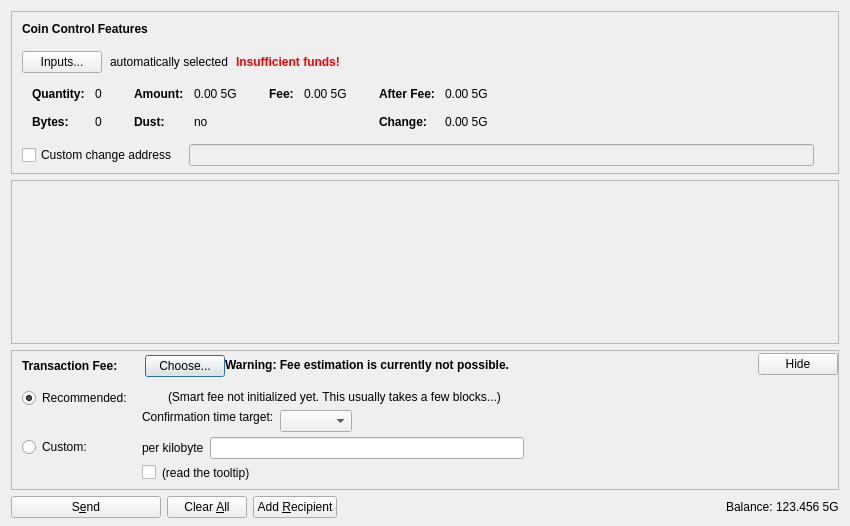
<?xml version="1.0" encoding="UTF-8"?>
<ui version="4.0">
 <class>SendCoinsDialog</class>
 <widget class="QDialog" name="SendCoinsDialog">
  <property name="geometry">
   <rect>
    <x>0</x>
    <y>0</y>
    <width>850</width>
    <height>526</height>
   </rect>
  </property>
  <property name="windowTitle">
   <string>Send Coins</string>
  </property>
  <layout class="QVBoxLayout" name="verticalLayout" stretch="0,1,0,0">
   <property name="bottomMargin">
    <number>8</number>
   </property>
   <item>
    <widget class="QFrame" name="frameCoinControl">
     <property name="sizePolicy">
      <sizepolicy hsizetype="Expanding" vsizetype="Expanding">
       <horstretch>0</horstretch>
       <verstretch>0</verstretch>
      </sizepolicy>
     </property>
     <property name="maximumSize">
      <size>
       <width>16777215</width>
       <height>16777215</height>
      </size>
     </property>
     <property name="frameShape">
      <enum>QFrame::StyledPanel</enum>
     </property>
     <property name="frameShadow">
      <enum>QFrame::Sunken</enum>
     </property>
     <layout class="QVBoxLayout" name="verticalLayoutCoinControl2">
      <property name="spacing">
       <number>0</number>
      </property>
      <property name="leftMargin">
       <number>0</number>
      </property>
      <property name="topMargin">
       <number>0</number>
      </property>
      <property name="rightMargin">
       <number>0</number>
      </property>
      <property name="bottomMargin">
       <number>6</number>
      </property>
      <item>
       <layout class="QVBoxLayout" name="verticalLayoutCoinControl" stretch="0,0,0,0,1">
        <property name="spacing">
         <number>0</number>
        </property>
        <property name="leftMargin">
         <number>10</number>
        </property>
        <property name="topMargin">
         <number>10</number>
        </property>
        <item>
         <layout class="QHBoxLayout" name="horizontalLayoutCoinControl1">
          <property name="bottomMargin">
           <number>15</number>
          </property>
          <item>
           <widget class="QLabel" name="labelCoinControlFeatures">
            <property name="sizePolicy">
             <sizepolicy hsizetype="Preferred" vsizetype="Maximum">
              <horstretch>0</horstretch>
              <verstretch>0</verstretch>
             </sizepolicy>
            </property>
            <property name="font">
             <font>
              <weight>75</weight>
              <bold>true</bold>
             </font>
            </property>
            <property name="styleSheet">
             <string notr="true">font-weight:bold;</string>
            </property>
            <property name="text">
             <string>Coin Control Features</string>
            </property>
           </widget>
          </item>
         </layout>
        </item>
        <item>
         <layout class="QHBoxLayout" name="horizontalLayoutCoinControl2" stretch="0,0,0,0">
          <property name="spacing">
           <number>8</number>
          </property>
          <property name="bottomMargin">
           <number>10</number>
          </property>
          <item>
           <widget class="QPushButton" name="pushButtonCoinControl">
            <property name="styleSheet">
             <string notr="true"/>
            </property>
            <property name="text">
             <string>Inputs...</string>
            </property>
            <property name="autoDefault">
             <bool>false</bool>
            </property>
           </widget>
          </item>
          <item>
           <widget class="QLabel" name="labelCoinControlAutomaticallySelected">
            <property name="text">
             <string>automatically selected</string>
            </property>
            <property name="margin">
             <number>5</number>
            </property>
           </widget>
          </item>
          <item>
           <widget class="QLabel" name="labelCoinControlInsuffFunds">
            <property name="font">
             <font>
              <weight>75</weight>
              <bold>true</bold>
             </font>
            </property>
            <property name="styleSheet">
             <string notr="true">color:red;font-weight:bold;</string>
            </property>
            <property name="text">
             <string>Insufficient funds!</string>
            </property>
            <property name="margin">
             <number>5</number>
            </property>
           </widget>
          </item>
          <item>
           <spacer name="horizontalSpacerCoinControl">
            <property name="orientation">
             <enum>Qt::Horizontal</enum>
            </property>
            <property name="sizeHint" stdset="0">
             <size>
              <width>40</width>
              <height>1</height>
             </size>
            </property>
           </spacer>
          </item>
         </layout>
        </item>
        <item>
         <widget class="QWidget" name="widgetCoinControl" native="true">
          <property name="sizePolicy">
           <sizepolicy hsizetype="Preferred" vsizetype="Preferred">
            <horstretch>0</horstretch>
            <verstretch>0</verstretch>
           </sizepolicy>
          </property>
          <property name="minimumSize">
           <size>
            <width>0</width>
            <height>0</height>
           </size>
          </property>
          <property name="styleSheet">
           <string notr="true"/>
          </property>
          <layout class="QHBoxLayout" name="horizontalLayoutCoinControl5">
           <property name="leftMargin">
            <number>0</number>
           </property>
           <property name="topMargin">
            <number>0</number>
           </property>
           <property name="rightMargin">
            <number>0</number>
           </property>
           <property name="bottomMargin">
            <number>0</number>
           </property>
           <item>
            <layout class="QHBoxLayout" name="horizontalLayoutCoinControl3" stretch="0,0,0,1">
             <property name="spacing">
              <number>20</number>
             </property>
             <property name="topMargin">
              <number>0</number>
             </property>
             <property name="bottomMargin">
              <number>10</number>
             </property>
             <item>
              <layout class="QFormLayout" name="formLayoutCoinControl1">
               <property name="horizontalSpacing">
                <number>10</number>
               </property>
               <property name="verticalSpacing">
                <number>14</number>
               </property>
               <property name="leftMargin">
                <number>10</number>
               </property>
               <property name="topMargin">
                <number>4</number>
               </property>
               <property name="rightMargin">
                <number>6</number>
               </property>
               <item row="0" column="0">
                <widget class="QLabel" name="labelCoinControlQuantityText">
                 <property name="font">
                  <font>
                   <weight>75</weight>
                   <bold>true</bold>
                  </font>
                 </property>
                 <property name="text">
                  <string>Quantity:</string>
                 </property>
                 <property name="margin">
                  <number>0</number>
                 </property>
                </widget>
               </item>
               <item row="0" column="1">
                <widget class="QLabel" name="labelCoinControlQuantity">
                 <property name="cursor">
                  <cursorShape>IBeamCursor</cursorShape>
                 </property>
                 <property name="contextMenuPolicy">
                  <enum>Qt::ActionsContextMenu</enum>
                 </property>
                 <property name="text">
                  <string notr="true">0</string>
                 </property>
                 <property name="margin">
                  <number>0</number>
                 </property>
                 <property name="textInteractionFlags">
                  <set>Qt::LinksAccessibleByMouse|Qt::TextSelectableByKeyboard|Qt::TextSelectableByMouse</set>
                 </property>
                </widget>
               </item>
               <item row="1" column="0">
                <widget class="QLabel" name="labelCoinControlBytesText">
                 <property name="font">
                  <font>
                   <weight>75</weight>
                   <bold>true</bold>
                  </font>
                 </property>
                 <property name="text">
                  <string>Bytes:</string>
                 </property>
                </widget>
               </item>
               <item row="1" column="1">
                <widget class="QLabel" name="labelCoinControlBytes">
                 <property name="cursor">
                  <cursorShape>IBeamCursor</cursorShape>
                 </property>
                 <property name="contextMenuPolicy">
                  <enum>Qt::ActionsContextMenu</enum>
                 </property>
                 <property name="text">
                  <string notr="true">0</string>
                 </property>
                 <property name="textInteractionFlags">
                  <set>Qt::LinksAccessibleByMouse|Qt::TextSelectableByKeyboard|Qt::TextSelectableByMouse</set>
                 </property>
                </widget>
               </item>
              </layout>
             </item>
             <item>
              <layout class="QFormLayout" name="formLayoutCoinControl2">
               <property name="horizontalSpacing">
                <number>10</number>
               </property>
               <property name="verticalSpacing">
                <number>14</number>
               </property>
               <property name="leftMargin">
                <number>6</number>
               </property>
               <property name="topMargin">
                <number>4</number>
               </property>
               <property name="rightMargin">
                <number>6</number>
               </property>
               <item row="0" column="0">
                <widget class="QLabel" name="labelCoinControlAmountText">
                 <property name="font">
                  <font>
                   <weight>75</weight>
                   <bold>true</bold>
                  </font>
                 </property>
                 <property name="text">
                  <string>Amount:</string>
                 </property>
                 <property name="margin">
                  <number>0</number>
                 </property>
                </widget>
               </item>
               <item row="0" column="1">
                <widget class="QLabel" name="labelCoinControlAmount">
                 <property name="cursor">
                  <cursorShape>IBeamCursor</cursorShape>
                 </property>
                 <property name="contextMenuPolicy">
                  <enum>Qt::ActionsContextMenu</enum>
                 </property>
                 <property name="text">
                  <string notr="true">0.00 5G</string>
                 </property>
                 <property name="textInteractionFlags">
                  <set>Qt::LinksAccessibleByMouse|Qt::TextSelectableByKeyboard|Qt::TextSelectableByMouse</set>
                 </property>
                </widget>
               </item>
               <item row="1" column="0">
                <widget class="QLabel" name="labelCoinControlLowOutputText">
                 <property name="font">
                  <font>
                   <weight>75</weight>
                   <bold>true</bold>
                  </font>
                 </property>
                 <property name="text">
                  <string>Dust:</string>
                 </property>
                </widget>
               </item>
               <item row="1" column="1">
                <widget class="QLabel" name="labelCoinControlLowOutput">
                 <property name="cursor">
                  <cursorShape>IBeamCursor</cursorShape>
                 </property>
                 <property name="contextMenuPolicy">
                  <enum>Qt::ActionsContextMenu</enum>
                 </property>
                 <property name="text">
                  <string notr="true">no</string>
                 </property>
                 <property name="textInteractionFlags">
                  <set>Qt::LinksAccessibleByMouse|Qt::TextSelectableByKeyboard|Qt::TextSelectableByMouse</set>
                 </property>
                </widget>
               </item>
              </layout>
             </item>
             <item>
              <layout class="QFormLayout" name="formLayoutCoinControl3">
               <property name="horizontalSpacing">
                <number>10</number>
               </property>
               <property name="verticalSpacing">
                <number>14</number>
               </property>
               <property name="leftMargin">
                <number>6</number>
               </property>
               <property name="topMargin">
                <number>4</number>
               </property>
               <property name="rightMargin">
                <number>6</number>
               </property>
               <item row="0" column="0">
                <widget class="QLabel" name="labelCoinControlFeeText">
                 <property name="font">
                  <font>
                   <weight>75</weight>
                   <bold>true</bold>
                  </font>
                 </property>
                 <property name="text">
                  <string>Fee:</string>
                 </property>
                 <property name="margin">
                  <number>0</number>
                 </property>
                </widget>
               </item>
               <item row="0" column="1">
                <widget class="QLabel" name="labelCoinControlFee">
                 <property name="cursor">
                  <cursorShape>IBeamCursor</cursorShape>
                 </property>
                 <property name="contextMenuPolicy">
                  <enum>Qt::ActionsContextMenu</enum>
                 </property>
                 <property name="text">
                  <string notr="true">0.00 5G</string>
                 </property>
                 <property name="textInteractionFlags">
                  <set>Qt::LinksAccessibleByMouse|Qt::TextSelectableByKeyboard|Qt::TextSelectableByMouse</set>
                 </property>
                </widget>
               </item>
              </layout>
             </item>
             <item>
              <layout class="QFormLayout" name="formLayoutCoinControl4">
               <property name="horizontalSpacing">
                <number>10</number>
               </property>
               <property name="verticalSpacing">
                <number>14</number>
               </property>
               <property name="leftMargin">
                <number>6</number>
               </property>
               <property name="topMargin">
                <number>4</number>
               </property>
               <property name="rightMargin">
                <number>6</number>
               </property>
               <item row="0" column="0">
                <widget class="QLabel" name="labelCoinControlAfterFeeText">
                 <property name="font">
                  <font>
                   <weight>75</weight>
                   <bold>true</bold>
                  </font>
                 </property>
                 <property name="text">
                  <string>After Fee:</string>
                 </property>
                 <property name="margin">
                  <number>0</number>
                 </property>
                </widget>
               </item>
               <item row="0" column="1">
                <widget class="QLabel" name="labelCoinControlAfterFee">
                 <property name="cursor">
                  <cursorShape>IBeamCursor</cursorShape>
                 </property>
                 <property name="contextMenuPolicy">
                  <enum>Qt::ActionsContextMenu</enum>
                 </property>
                 <property name="text">
                  <string notr="true">0.00 5G</string>
                 </property>
                 <property name="textInteractionFlags">
                  <set>Qt::LinksAccessibleByMouse|Qt::TextSelectableByKeyboard|Qt::TextSelectableByMouse</set>
                 </property>
                </widget>
               </item>
               <item row="1" column="0">
                <widget class="QLabel" name="labelCoinControlChangeText">
                 <property name="font">
                  <font>
                   <weight>75</weight>
                   <bold>true</bold>
                  </font>
                 </property>
                 <property name="text">
                  <string>Change:</string>
                 </property>
                </widget>
               </item>
               <item row="1" column="1">
                <widget class="QLabel" name="labelCoinControlChange">
                 <property name="cursor">
                  <cursorShape>IBeamCursor</cursorShape>
                 </property>
                 <property name="contextMenuPolicy">
                  <enum>Qt::ActionsContextMenu</enum>
                 </property>
                 <property name="text">
                  <string notr="true">0.00 5G</string>
                 </property>
                 <property name="textInteractionFlags">
                  <set>Qt::LinksAccessibleByMouse|Qt::TextSelectableByKeyboard|Qt::TextSelectableByMouse</set>
                 </property>
                </widget>
               </item>
              </layout>
             </item>
            </layout>
           </item>
          </layout>
         </widget>
        </item>
        <item>
         <layout class="QHBoxLayout" name="horizontalLayoutCoinControl4" stretch="0,0,0">
          <property name="spacing">
           <number>12</number>
          </property>
          <property name="sizeConstraint">
           <enum>QLayout::SetDefaultConstraint</enum>
          </property>
          <property name="topMargin">
           <number>5</number>
          </property>
          <property name="rightMargin">
           <number>5</number>
          </property>
          <item>
           <widget class="QCheckBox" name="checkBoxCoinControlChange">
            <property name="toolTip">
             <string>If this is activated, but the change address is empty or invalid, change will be sent to a newly generated address.</string>
            </property>
            <property name="text">
             <string>Custom change address</string>
            </property>
           </widget>
          </item>
          <item>
           <widget class="QValidatedLineEdit" name="lineEditCoinControlChange">
            <property name="enabled">
             <bool>false</bool>
            </property>
            <property name="sizePolicy">
             <sizepolicy hsizetype="Expanding" vsizetype="Fixed">
              <horstretch>0</horstretch>
              <verstretch>0</verstretch>
             </sizepolicy>
            </property>
           </widget>
          </item>
          <item>
           <widget class="QLabel" name="labelCoinControlChangeLabel">
            <property name="sizePolicy">
             <sizepolicy hsizetype="Preferred" vsizetype="Expanding">
              <horstretch>0</horstretch>
              <verstretch>0</verstretch>
             </sizepolicy>
            </property>
            <property name="minimumSize">
             <size>
              <width>0</width>
              <height>0</height>
             </size>
            </property>
            <property name="text">
             <string/>
            </property>
            <property name="margin">
             <number>3</number>
            </property>
           </widget>
          </item>
         </layout>
        </item>
        <item>
         <spacer name="verticalSpacerCoinControl">
          <property name="orientation">
           <enum>Qt::Vertical</enum>
          </property>
          <property name="sizeHint" stdset="0">
           <size>
            <width>800</width>
            <height>1</height>
           </size>
          </property>
         </spacer>
        </item>
       </layout>
      </item>
     </layout>
    </widget>
   </item>
   <item>
    <widget class="QScrollArea" name="scrollArea">
     <property name="widgetResizable">
      <bool>true</bool>
     </property>
     <widget class="QWidget" name="scrollAreaWidgetContents">
      <property name="geometry">
       <rect>
        <x>0</x>
        <y>0</y>
        <width>830</width>
        <height>104</height>
       </rect>
      </property>
      <layout class="QVBoxLayout" name="verticalLayout_2" stretch="0,1">
       <property name="leftMargin">
        <number>0</number>
       </property>
       <property name="topMargin">
        <number>0</number>
       </property>
       <property name="rightMargin">
        <number>0</number>
       </property>
       <property name="bottomMargin">
        <number>0</number>
       </property>
       <item>
        <layout class="QVBoxLayout" name="entries">
         <property name="spacing">
          <number>6</number>
         </property>
        </layout>
       </item>
       <item>
        <spacer name="verticalSpacer">
         <property name="orientation">
          <enum>Qt::Vertical</enum>
         </property>
         <property name="sizeHint" stdset="0">
          <size>
           <width>20</width>
           <height>40</height>
          </size>
         </property>
        </spacer>
       </item>
      </layout>
     </widget>
    </widget>
   </item>
   <item>
    <widget class="QFrame" name="frameFee">
     <property name="sizePolicy">
      <sizepolicy hsizetype="Expanding" vsizetype="Expanding">
       <horstretch>0</horstretch>
       <verstretch>0</verstretch>
      </sizepolicy>
     </property>
     <property name="maximumSize">
      <size>
       <width>16777215</width>
       <height>16777215</height>
      </size>
     </property>
     <property name="frameShape">
      <enum>QFrame::StyledPanel</enum>
     </property>
     <property name="frameShadow">
      <enum>QFrame::Sunken</enum>
     </property>
     <layout class="QVBoxLayout" name="verticalLayoutFee1">
      <property name="spacing">
       <number>0</number>
      </property>
      <property name="leftMargin">
       <number>0</number>
      </property>
      <property name="topMargin">
       <number>0</number>
      </property>
      <property name="rightMargin">
       <number>0</number>
      </property>
      <property name="bottomMargin">
       <number>0</number>
      </property>
      <item>
       <layout class="QVBoxLayout" name="verticalLayoutFee2" stretch="0,0,0">
        <property name="spacing">
         <number>0</number>
        </property>
        <property name="leftMargin">
         <number>10</number>
        </property>
        <property name="topMargin">
         <number>0</number>
        </property>
        <item>
         <layout class="QHBoxLayout" name="horizontalLayoutFee1">
          <property name="bottomMargin">
           <number>0</number>
          </property>
          <item>
           <layout class="QVBoxLayout" name="verticalLayoutFee7">
            <property name="spacing">
             <number>0</number>
            </property>
            <item>
             <spacer name="verticalSpacerSmartFee">
              <property name="orientation">
               <enum>Qt::Vertical</enum>
              </property>
              <property name="sizeType">
               <enum>QSizePolicy::Fixed</enum>
              </property>
              <property name="sizeHint" stdset="0">
               <size>
                <width>1</width>
                <height>4</height>
               </size>
              </property>
             </spacer>
            </item>
            <item>
             <layout class="QHBoxLayout" name="horizontalLayoutSmartFee">
              <property name="spacing">
               <number>10</number>
              </property>
              <item>
               <widget class="QLabel" name="labelFeeHeadline">
                <property name="sizePolicy">
                 <sizepolicy hsizetype="Preferred" vsizetype="Maximum">
                  <horstretch>0</horstretch>
                  <verstretch>0</verstretch>
                 </sizepolicy>
                </property>
                <property name="font">
                 <font>
                  <weight>75</weight>
                  <bold>true</bold>
                 </font>
                </property>
                <property name="styleSheet">
                 <string notr="true">font-weight:bold;</string>
                </property>
                <property name="text">
                 <string>Transaction Fee:</string>
                </property>
               </widget>
              </item>
              <item>
               <widget class="QLabel" name="labelFeeMinimized">
                <property name="text">
                 <string/>
                </property>
               </widget>
              </item>
              <item>
               <widget class="QPushButton" name="buttonChooseFee">
                <property name="text">
                 <string>Choose...</string>
                </property>
               </widget>
              </item>
             </layout>
            </item>
            <item>
             <spacer name="verticalSpacer_5">
              <property name="orientation">
               <enum>Qt::Vertical</enum>
              </property>
              <property name="sizeHint" stdset="0">
               <size>
                <width>1</width>
                <height>1</height>
               </size>
              </property>
             </spacer>
            </item>
           </layout>
          </item>
          <item>
           <widget class="QLabel" name="fallbackFeeWarningLabel">
            <property name="toolTip">
             <string>Using the fallbackfee can result in sending a transaction that will take several hours or days (or never) to confirm. Consider choosing your fee manually or wait until you have validated the complete chain.</string>
            </property>
            <property name="font">
            <font>
                <weight>75</weight>
                <bold>true</bold>
            </font>
            </property>
            <property name="text">
             <string>Warning: Fee estimation is currently not possible.</string>
            </property>
            <property name="wordWrap">
             <bool>false</bool>
            </property>
           </widget>
          </item>
          <item>
           <spacer name="horizontalSpacer_4">
            <property name="orientation">
             <enum>Qt::Horizontal</enum>
            </property>
            <property name="sizeType">
             <enum>QSizePolicy::MinimumExpanding</enum>
            </property>
            <property name="sizeHint" stdset="0">
             <size>
              <width>40</width>
              <height>20</height>
             </size>
            </property>
           </spacer>
          </item>
          <item>
           <widget class="QPushButton" name="buttonMinimizeFee">
            <property name="toolTip">
             <string>collapse fee-settings</string>
            </property>
            <property name="text">
             <string>Hide</string>
            </property>
           </widget>
          </item>
         </layout>
        </item>
        <item>
         <widget class="QFrame" name="frameFeeSelection">
          <layout class="QVBoxLayout" name="verticalLayoutFee12">
           <property name="spacing">
            <number>0</number>
           </property>
           <property name="leftMargin">
            <number>0</number>
           </property>
           <property name="topMargin">
            <number>0</number>
           </property>
           <property name="rightMargin">
            <number>0</number>
           </property>
           <property name="bottomMargin">
            <number>0</number>
           </property>
           <item>
            <layout class="QGridLayout" name="gridLayoutFee">
             <property name="topMargin">
              <number>10</number>
             </property>
             <property name="bottomMargin">
              <number>4</number>
             </property>
             <property name="horizontalSpacing">
              <number>10</number>
             </property>
             <property name="verticalSpacing">
              <number>4</number>
             </property>
             <item row="1" column="1">
              <layout class="QVBoxLayout" name="verticalLayoutFee8">
               <property name="spacing">
                <number>6</number>
               </property>
               <item>
                <layout class="QHBoxLayout" name="horizontalLayoutFee13">
                 <item>
                  <widget class="QLabel" name="labelCustomPerKilobyte">
                   <property name="toolTip">
                    <string>Specify a custom fee per kB (1,000 bytes) of the transaction's virtual size.

Note:  Since the fee is calculated on a per-byte basis, a fee of "100 satoshis per kB" for a transaction size of 500 bytes (half of 1 kB) would ultimately yield a fee of only 50 satoshis.</string>
                   </property>
                   <property name="text">
                    <string>per kilobyte</string>
                   </property>
                  </widget>
                 </item>
                 <item>
                  <widget class="BitcoinAmountField" name="customFee"/>
                 </item>
                 <item>
                  <spacer name="horizontalSpacer_6">
                   <property name="orientation">
                    <enum>Qt::Horizontal</enum>
                   </property>
                   <property name="sizeHint" stdset="0">
                    <size>
                     <width>1</width>
                     <height>1</height>
                    </size>
                   </property>
                  </spacer>
                 </item>
                </layout>
               </item>
               <item>
                <layout class="QHBoxLayout" name="horizontalLayoutFee8">
                 <item>
                  <widget class="QCheckBox" name="checkBoxMinimumFee">
                   <property name="toolTip">
                    <string>Paying only the minimum fee is just fine as long as there is less transaction volume than space in the blocks. But be aware that this can end up in a never confirming transaction once there is more demand for 5g transactions than the network can process.</string>
                   </property>
                   <property name="text">
                    <string/>
                   </property>
                  </widget>
                 </item>
                 <item>
                  <widget class="QLabel" name="labelMinFeeWarning">
                   <property name="enabled">
                    <bool>true</bool>
                   </property>
                   <property name="toolTip">
                    <string>Paying only the minimum fee is just fine as long as there is less transaction volume than space in the blocks. But be aware that this can end up in a never confirming transaction once there is more demand for 5g transactions than the network can process.</string>
                   </property>
                   <property name="text">
                    <string>(read the tooltip)</string>
                   </property>
                   <property name="margin">
                    <number>5</number>
                   </property>
                  </widget>
                 </item>
                 <item>
                  <spacer name="horizontalSpacer_2">
                   <property name="orientation">
                    <enum>Qt::Horizontal</enum>
                   </property>
                   <property name="sizeHint" stdset="0">
                    <size>
                     <width>1</width>
                     <height>1</height>
                    </size>
                   </property>
                  </spacer>
                 </item>
                </layout>
               </item>
              </layout>
             </item>
             <item row="0" column="0">
              <layout class="QVBoxLayout" name="verticalLayoutFee4" stretch="0,1">
               <item>
                <widget class="QRadioButton" name="radioSmartFee">
                 <property name="text">
                  <string>Recommended:</string>
                 </property>
                 <property name="checked">
                  <bool>true</bool>
                 </property>
                 <attribute name="buttonGroup">
                  <string notr="true">groupFee</string>
                 </attribute>
                </widget>
               </item>
               <item>
                <spacer name="verticalSpacer_2">
                 <property name="orientation">
                  <enum>Qt::Vertical</enum>
                 </property>
                 <property name="sizeHint" stdset="0">
                  <size>
                   <width>1</width>
                   <height>1</height>
                  </size>
                 </property>
                </spacer>
               </item>
              </layout>
             </item>
             <item row="1" column="0">
              <layout class="QVBoxLayout" name="verticalLayoutFee9" stretch="0,1">
               <item>
                <widget class="QRadioButton" name="radioCustomFee">
                 <property name="text">
                  <string>Custom:</string>
                 </property>
                 <attribute name="buttonGroup">
                  <string notr="true">groupFee</string>
                 </attribute>
                </widget>
               </item>
               <item>
                <spacer name="verticalSpacer_6">
                 <property name="orientation">
                  <enum>Qt::Vertical</enum>
                 </property>
                 <property name="sizeHint" stdset="0">
                  <size>
                   <width>1</width>
                   <height>1</height>
                  </size>
                 </property>
                </spacer>
               </item>
              </layout>
             </item>
             <item row="0" column="1">
              <layout class="QVBoxLayout" name="verticalLayoutFee3" stretch="0,0,1">
               <property name="spacing">
                <number>6</number>
               </property>
               <property name="topMargin">
                <number>2</number>
               </property>
               <item>
                <layout class="QHBoxLayout" name="horizontalLayoutFee12">
                 <item>
                  <widget class="QLabel" name="labelSmartFee">
                   <property name="text">
                    <string/>
                   </property>
                   <property name="margin">
                    <number>2</number>
                   </property>
                  </widget>
                 </item>
                 <item>
                  <widget class="QLabel" name="labelFeeEstimation">
                   <property name="text">
                    <string/>
                   </property>
                  </widget>
                 </item>
                 <item>
                  <widget class="QLabel" name="labelSmartFee2">
                   <property name="text">
                    <string>(Smart fee not initialized yet. This usually takes a few blocks...)</string>
                   </property>
                   <property name="margin">
                    <number>2</number>
                   </property>
                  </widget>
                 </item>
                 <item>
                  <spacer name="horizontalSpacer_5">
                   <property name="orientation">
                    <enum>Qt::Horizontal</enum>
                   </property>
                   <property name="sizeHint" stdset="0">
                    <size>
                     <width>1</width>
                     <height>1</height>
                    </size>
                   </property>
                  </spacer>
                 </item>
                </layout>
               </item>
               <item>
                <layout class="QHBoxLayout" name="horizontalLayoutFee9">
                 <item>
                  <layout class="QVBoxLayout" name="verticalLayoutFee6">
                   <item>
                    <widget class="QLabel" name="labelSmartFee3">
                     <property name="text">
                      <string>Confirmation time target:</string>
                     </property>
                     <property name="margin">
                      <number>2</number>
                     </property>
                    </widget>
                   </item>
                   <item>
                    <spacer name="verticalSpacer_3">
                     <property name="orientation">
                      <enum>Qt::Vertical</enum>
                     </property>
                     <property name="sizeHint" stdset="0">
                      <size>
                       <width>1</width>
                       <height>1</height>
                      </size>
                     </property>
                    </spacer>
                   </item>
                  </layout>
                 </item>
                 <item>
                  <layout class="QVBoxLayout" name="verticalLayoutFee5">
                   <property name="rightMargin">
                    <number>30</number>
                   </property>
                   <item>
                    <layout class="QHBoxLayout" name="horizontalLayoutConfTarget">
                     <property name="bottomMargin">
                      <number>0</number>
                     </property>
                     <item>
                      <widget class="QComboBox" name="confTargetSelector"/>
                     </item>
                     <item>
                      <spacer name="horizontalSpacerConfTarget">
                       <property name="orientation">
                        <enum>Qt::Horizontal</enum>
                       </property>
                       <property name="sizeHint" stdset="0">
                        <size>
                         <width>40</width>
                         <height>20</height>
                        </size>
                       </property>
                      </spacer>
                     </item>
                    </layout>
                   </item>
                  </layout>
                 </item>
                </layout>
               </item>
               <item>
                <spacer name="verticalSpacer_4">
                 <property name="orientation">
                  <enum>Qt::Vertical</enum>
                 </property>
                 <property name="sizeHint" stdset="0">
                  <size>
                   <width>1</width>
                   <height>1</height>
                  </size>
                 </property>
                </spacer>
               </item>
              </layout>
             </item>
            </layout>
           </item>
          </layout>
         </widget>
        </item>
        <item>
         <spacer name="verticalSpacerFee">
          <property name="orientation">
           <enum>Qt::Vertical</enum>
          </property>
          <property name="sizeHint" stdset="0">
           <size>
            <width>40</width>
            <height>5</height>
           </size>
          </property>
         </spacer>
        </item>
       </layout>
      </item>
     </layout>
    </widget>
   </item>
   <item>
    <layout class="QHBoxLayout" name="horizontalLayout">
     <item>
      <widget class="QPushButton" name="sendButton">
       <property name="minimumSize">
        <size>
         <width>150</width>
         <height>0</height>
        </size>
       </property>
       <property name="toolTip">
        <string>Confirm the send action</string>
       </property>
       <property name="text">
        <string>S&amp;end</string>
       </property>
       <property name="icon">
        <iconset resource="../5g.qrc">
         <normaloff>:/icons/send</normaloff>:/icons/send</iconset>
       </property>
       <property name="autoDefault">
        <bool>false</bool>
       </property>
       <property name="default">
        <bool>false</bool>
       </property>
      </widget>
     </item>
     <item>
      <widget class="QPushButton" name="clearButton">
       <property name="sizePolicy">
        <sizepolicy hsizetype="Minimum" vsizetype="Fixed">
         <horstretch>0</horstretch>
         <verstretch>0</verstretch>
        </sizepolicy>
       </property>
       <property name="toolTip">
        <string>Clear all fields of the form.</string>
       </property>
       <property name="text">
        <string>Clear &amp;All</string>
       </property>
       <property name="icon">
        <iconset resource="../5g.qrc">
         <normaloff>:/icons/remove</normaloff>:/icons/remove</iconset>
       </property>
       <property name="autoDefault">
        <bool>false</bool>
       </property>
      </widget>
     </item>
     <item>
      <widget class="QPushButton" name="addButton">
       <property name="toolTip">
        <string>Send to multiple recipients at once</string>
       </property>
       <property name="text">
        <string>Add &amp;Recipient</string>
       </property>
       <property name="icon">
        <iconset resource="../5g.qrc">
         <normaloff>:/icons/add</normaloff>:/icons/add</iconset>
       </property>
       <property name="autoDefault">
        <bool>false</bool>
       </property>
      </widget>
     </item>
     <item>
      <spacer name="horizontalSpacer">
       <property name="orientation">
        <enum>Qt::Horizontal</enum>
       </property>
       <property name="sizeHint" stdset="0">
        <size>
         <width>40</width>
         <height>20</height>
        </size>
       </property>
      </spacer>
     </item>
     <item>
      <layout class="QHBoxLayout" name="horizontalLayout_2">
       <property name="spacing">
        <number>3</number>
       </property>
       <item>
        <widget class="QLabel" name="label">
         <property name="sizePolicy">
          <sizepolicy hsizetype="Preferred" vsizetype="Fixed">
           <horstretch>0</horstretch>
           <verstretch>0</verstretch>
          </sizepolicy>
         </property>
         <property name="text">
          <string>Balance:</string>
         </property>
        </widget>
       </item>
       <item>
        <widget class="QLabel" name="labelBalance">
         <property name="sizePolicy">
          <sizepolicy hsizetype="Preferred" vsizetype="Fixed">
           <horstretch>0</horstretch>
           <verstretch>0</verstretch>
          </sizepolicy>
         </property>
         <property name="cursor">
          <cursorShape>IBeamCursor</cursorShape>
         </property>
         <property name="text">
          <string notr="true">123.456 5G</string>
         </property>
         <property name="textInteractionFlags">
          <set>Qt::LinksAccessibleByMouse|Qt::TextSelectableByKeyboard|Qt::TextSelectableByMouse</set>
         </property>
        </widget>
       </item>
      </layout>
     </item>
    </layout>
   </item>
  </layout>
 </widget>
 <customwidgets>
  <customwidget>
   <class>QValidatedLineEdit</class>
   <extends>QLineEdit</extends>
   <header>qt/qvalidatedlineedit.h</header>
  </customwidget>
  <customwidget>
   <class>BitcoinAmountField</class>
   <extends>QLineEdit</extends>
   <header>qt/5gamountfield.h</header>
   <container>1</container>
  </customwidget>
 </customwidgets>
 <resources>
  <include location="../5g.qrc"/>
 </resources>
 <connections/>
 <buttongroups>
  <buttongroup name="groupFee"/>
 </buttongroups>
</ui>
